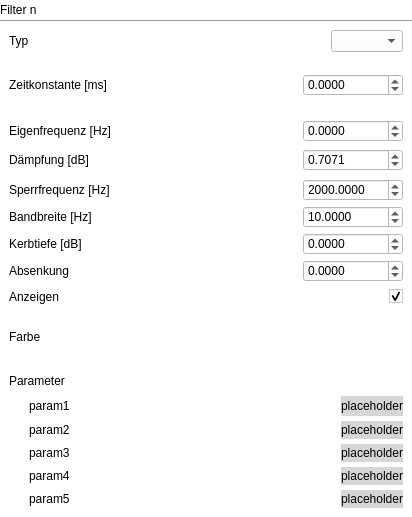
<?xml version="1.0" encoding="UTF-8"?>
<ui version="4.0">
 <class>Form</class>
 <widget class="QWidget" name="Form">
  <property name="geometry">
   <rect>
    <x>0</x>
    <y>0</y>
    <width>412</width>
    <height>517</height>
   </rect>
  </property>
  <property name="windowTitle">
   <string>Form</string>
  </property>
  <layout class="QGridLayout" name="gridLayout">
   <property name="leftMargin">
    <number>0</number>
   </property>
   <property name="topMargin">
    <number>0</number>
   </property>
   <property name="rightMargin">
    <number>0</number>
   </property>
   <property name="bottomMargin">
    <number>0</number>
   </property>
   <item row="0" column="1">
    <widget class="QWidget" name="w_filter" native="true">
     <property name="styleSheet">
      <string notr="true">background-color: rgb(255, 255, 255);</string>
     </property>
     <layout class="QVBoxLayout" name="verticalLayout">
      <property name="spacing">
       <number>0</number>
      </property>
      <property name="leftMargin">
       <number>0</number>
      </property>
      <property name="topMargin">
       <number>0</number>
      </property>
      <property name="rightMargin">
       <number>0</number>
      </property>
      <property name="bottomMargin">
       <number>0</number>
      </property>
      <item>
       <widget class="QLabel" name="lbl_filterN">
        <property name="maximumSize">
         <size>
          <width>16777215</width>
          <height>20</height>
         </size>
        </property>
        <property name="text">
         <string>Filter n</string>
        </property>
       </widget>
      </item>
      <item>
       <widget class="QFrame" name="fr_filter">
        <property name="styleSheet">
         <string notr="true">#fr_filter {
    border-top: 1px solid #999999;
    border-left: none;
    border-right: none;
    border-bottom: none;
}</string>
        </property>
        <property name="frameShape">
         <enum>QFrame::Shape::StyledPanel</enum>
        </property>
        <property name="frameShadow">
         <enum>QFrame::Shadow::Raised</enum>
        </property>
        <layout class="QGridLayout" name="gridLayout_2">
         <property name="spacing">
          <number>5</number>
         </property>
         <item row="5" column="4">
          <widget class="QCheckBox" name="cb_showFilter">
           <property name="maximumSize">
            <size>
             <width>50</width>
             <height>16777215</height>
            </size>
           </property>
           <property name="layoutDirection">
            <enum>Qt::LayoutDirection::RightToLeft</enum>
           </property>
           <property name="text">
            <string/>
           </property>
           <property name="checked">
            <bool>true</bool>
           </property>
          </widget>
         </item>
         <item row="3" column="0" colspan="5">
          <widget class="QWidget" name="w_otherFilterTypes" native="true">
           <property name="minimumSize">
            <size>
             <width>0</width>
             <height>105</height>
            </size>
           </property>
           <layout class="QGridLayout" name="gridLayout_4" rowstretch="0,0,0,0">
            <property name="leftMargin">
             <number>0</number>
            </property>
            <property name="topMargin">
             <number>0</number>
            </property>
            <property name="rightMargin">
             <number>0</number>
            </property>
            <property name="bottomMargin">
             <number>0</number>
            </property>
            <property name="spacing">
             <number>5</number>
            </property>
            <item row="2" column="0">
             <widget class="QLabel" name="lbl_notchDepth">
              <property name="maximumSize">
               <size>
                <width>16777215</width>
                <height>20</height>
               </size>
              </property>
              <property name="text">
               <string>Kerbtiefe [dB]</string>
              </property>
             </widget>
            </item>
            <item row="0" column="3">
             <widget class="QDoubleSpinBox" name="dsb_blockFreq">
              <property name="minimumSize">
               <size>
                <width>100</width>
                <height>0</height>
               </size>
              </property>
              <property name="maximumSize">
               <size>
                <width>100</width>
                <height>16777215</height>
               </size>
              </property>
              <property name="decimals">
               <number>4</number>
              </property>
              <property name="minimum">
               <double>-100000.000000000000000</double>
              </property>
              <property name="maximum">
               <double>100000.000000000000000</double>
              </property>
              <property name="value">
               <double>2000.000000000000000</double>
              </property>
             </widget>
            </item>
            <item row="2" column="3">
             <widget class="QDoubleSpinBox" name="dsb_notchDepth">
              <property name="minimumSize">
               <size>
                <width>100</width>
                <height>0</height>
               </size>
              </property>
              <property name="maximumSize">
               <size>
                <width>100</width>
                <height>16777215</height>
               </size>
              </property>
              <property name="decimals">
               <number>4</number>
              </property>
              <property name="minimum">
               <double>-100000.000000000000000</double>
              </property>
              <property name="maximum">
               <double>100000.000000000000000</double>
              </property>
             </widget>
            </item>
            <item row="0" column="0">
             <widget class="QLabel" name="lbl_blockFreq">
              <property name="maximumSize">
               <size>
                <width>16777215</width>
                <height>20</height>
               </size>
              </property>
              <property name="text">
               <string>Sperrfrequenz [Hz]</string>
              </property>
             </widget>
            </item>
            <item row="3" column="3">
             <widget class="QDoubleSpinBox" name="dsb_attenuation">
              <property name="minimumSize">
               <size>
                <width>100</width>
                <height>0</height>
               </size>
              </property>
              <property name="maximumSize">
               <size>
                <width>100</width>
                <height>16777215</height>
               </size>
              </property>
              <property name="decimals">
               <number>4</number>
              </property>
              <property name="minimum">
               <double>-180.000000000000000</double>
              </property>
              <property name="maximum">
               <double>180.000000000000000</double>
              </property>
             </widget>
            </item>
            <item row="3" column="0">
             <widget class="QLabel" name="lbl_attenuation">
              <property name="maximumSize">
               <size>
                <width>16777215</width>
                <height>20</height>
               </size>
              </property>
              <property name="text">
               <string>Absenkung</string>
              </property>
             </widget>
            </item>
            <item row="0" column="1">
             <spacer name="horizontalSpacer_4">
              <property name="orientation">
               <enum>Qt::Orientation::Horizontal</enum>
              </property>
              <property name="sizeHint" stdset="0">
               <size>
                <width>40</width>
                <height>20</height>
               </size>
              </property>
             </spacer>
            </item>
            <item row="1" column="0">
             <widget class="QLabel" name="lbl_bandFreq">
              <property name="text">
               <string>Bandbreite [Hz]</string>
              </property>
             </widget>
            </item>
            <item row="1" column="3">
             <widget class="QDoubleSpinBox" name="dsb_bandFreq">
              <property name="minimumSize">
               <size>
                <width>100</width>
                <height>0</height>
               </size>
              </property>
              <property name="maximumSize">
               <size>
                <width>100</width>
                <height>16777215</height>
               </size>
              </property>
              <property name="decimals">
               <number>4</number>
              </property>
              <property name="minimum">
               <double>-100000.000000000000000</double>
              </property>
              <property name="maximum">
               <double>100000.000000000000000</double>
              </property>
              <property name="value">
               <double>10.000000000000000</double>
              </property>
             </widget>
            </item>
            <item row="0" column="2">
             <widget class="QPushButton" name="pb_blockFreq">
              <property name="styleSheet">
               <string notr="true">QPushButton {
    border: none;
}</string>
              </property>
              <property name="text">
               <string/>
              </property>
              <property name="icon">
               <iconset resource="../../resources/resources.qrc">
                <normaloff>:/resources/reset_24dp.svg</normaloff>:/resources/reset_24dp.svg</iconset>
              </property>
              <property name="iconSize">
               <size>
                <width>18</width>
                <height>18</height>
               </size>
              </property>
             </widget>
            </item>
            <item row="1" column="2">
             <widget class="QPushButton" name="pb_bandFreq">
              <property name="styleSheet">
               <string notr="true">QPushButton {
    border: none;
}</string>
              </property>
              <property name="text">
               <string/>
              </property>
              <property name="icon">
               <iconset resource="../../resources/resources.qrc">
                <normaloff>:/resources/reset_24dp.svg</normaloff>:/resources/reset_24dp.svg</iconset>
              </property>
              <property name="iconSize">
               <size>
                <width>18</width>
                <height>18</height>
               </size>
              </property>
             </widget>
            </item>
            <item row="2" column="2">
             <widget class="QPushButton" name="pb_notchDepth">
              <property name="styleSheet">
               <string notr="true">QPushButton {
    border: none;
}</string>
              </property>
              <property name="text">
               <string/>
              </property>
              <property name="icon">
               <iconset resource="../../resources/resources.qrc">
                <normaloff>:/resources/reset_24dp.svg</normaloff>:/resources/reset_24dp.svg</iconset>
              </property>
              <property name="iconSize">
               <size>
                <width>18</width>
                <height>18</height>
               </size>
              </property>
             </widget>
            </item>
            <item row="3" column="2">
             <widget class="QPushButton" name="pb_attenuation">
              <property name="styleSheet">
               <string notr="true">QPushButton {
    border: none;
}</string>
              </property>
              <property name="text">
               <string/>
              </property>
              <property name="icon">
               <iconset resource="../../resources/resources.qrc">
                <normaloff>:/resources/reset_24dp.svg</normaloff>:/resources/reset_24dp.svg</iconset>
              </property>
              <property name="iconSize">
               <size>
                <width>18</width>
                <height>18</height>
               </size>
              </property>
             </widget>
            </item>
           </layout>
          </widget>
         </item>
         <item row="5" column="0">
          <widget class="QLabel" name="lbl_showFilter">
           <property name="text">
            <string>Anzeigen</string>
           </property>
          </widget>
         </item>
         <item row="1" column="0" colspan="5">
          <widget class="QWidget" name="w_PT1Filter" native="true">
           <layout class="QHBoxLayout" name="horizontalLayout">
            <property name="spacing">
             <number>5</number>
            </property>
            <property name="leftMargin">
             <number>0</number>
            </property>
            <property name="topMargin">
             <number>0</number>
            </property>
            <property name="rightMargin">
             <number>0</number>
            </property>
            <property name="bottomMargin">
             <number>0</number>
            </property>
            <item>
             <widget class="QLabel" name="lbl_timeConstant">
              <property name="text">
               <string>Zeitkonstante [ms]</string>
              </property>
             </widget>
            </item>
            <item>
             <spacer name="horizontalSpacer_8">
              <property name="orientation">
               <enum>Qt::Orientation::Horizontal</enum>
              </property>
              <property name="sizeHint" stdset="0">
               <size>
                <width>40</width>
                <height>20</height>
               </size>
              </property>
             </spacer>
            </item>
            <item>
             <widget class="QPushButton" name="pb_timeConstant">
              <property name="styleSheet">
               <string notr="true">QPushButton {
    border: none;
}</string>
              </property>
              <property name="text">
               <string/>
              </property>
              <property name="icon">
               <iconset resource="../../resources/resources.qrc">
                <normaloff>:/resources/reset_24dp.svg</normaloff>:/resources/reset_24dp.svg</iconset>
              </property>
              <property name="iconSize">
               <size>
                <width>18</width>
                <height>18</height>
               </size>
              </property>
             </widget>
            </item>
            <item>
             <widget class="QDoubleSpinBox" name="dsb_timeConstant">
              <property name="minimumSize">
               <size>
                <width>100</width>
                <height>0</height>
               </size>
              </property>
              <property name="maximumSize">
               <size>
                <width>100</width>
                <height>16777215</height>
               </size>
              </property>
              <property name="decimals">
               <number>4</number>
              </property>
              <property name="minimum">
               <double>-100000.000000000000000</double>
              </property>
              <property name="maximum">
               <double>100000.000000000000000</double>
              </property>
              <property name="value">
               <double>0.000000000000000</double>
              </property>
             </widget>
            </item>
           </layout>
          </widget>
         </item>
         <item row="6" column="0" colspan="5">
          <widget class="QWidget" name="w_color" native="true">
           <layout class="QHBoxLayout" name="horizontalLayout_2">
            <property name="spacing">
             <number>0</number>
            </property>
            <property name="leftMargin">
             <number>0</number>
            </property>
            <property name="topMargin">
             <number>0</number>
            </property>
            <property name="rightMargin">
             <number>0</number>
            </property>
            <property name="bottomMargin">
             <number>0</number>
            </property>
            <item>
             <widget class="QLabel" name="lbl_color">
              <property name="maximumSize">
               <size>
                <width>16777215</width>
                <height>20</height>
               </size>
              </property>
              <property name="text">
               <string>Farbe</string>
              </property>
             </widget>
            </item>
            <item>
             <spacer name="horizontalSpacer_6">
              <property name="orientation">
               <enum>Qt::Orientation::Horizontal</enum>
              </property>
              <property name="sizeHint" stdset="0">
               <size>
                <width>40</width>
                <height>20</height>
               </size>
              </property>
             </spacer>
            </item>
            <item>
             <widget class="QWidget" name="w_colorPlaceholder" native="true"/>
            </item>
           </layout>
          </widget>
         </item>
         <item row="2" column="0" colspan="5">
          <widget class="QWidget" name="w_PT2Filter" native="true">
           <layout class="QGridLayout" name="gridLayout_7">
            <property name="leftMargin">
             <number>0</number>
            </property>
            <property name="topMargin">
             <number>0</number>
            </property>
            <property name="rightMargin">
             <number>0</number>
            </property>
            <property name="bottomMargin">
             <number>0</number>
            </property>
            <property name="spacing">
             <number>5</number>
            </property>
            <item row="0" column="3">
             <widget class="QDoubleSpinBox" name="dsb_resFreq">
              <property name="minimumSize">
               <size>
                <width>100</width>
                <height>0</height>
               </size>
              </property>
              <property name="maximumSize">
               <size>
                <width>100</width>
                <height>16777215</height>
               </size>
              </property>
              <property name="decimals">
               <number>4</number>
              </property>
              <property name="minimum">
               <double>-1000000.000000000000000</double>
              </property>
              <property name="maximum">
               <double>1000000.000000000000000</double>
              </property>
              <property name="value">
               <double>0.000000000000000</double>
              </property>
             </widget>
            </item>
            <item row="1" column="0">
             <widget class="QLabel" name="lbl_damping">
              <property name="text">
               <string>Dämpfung [dB]</string>
              </property>
             </widget>
            </item>
            <item row="1" column="3">
             <widget class="QDoubleSpinBox" name="dsb_damping">
              <property name="maximumSize">
               <size>
                <width>100</width>
                <height>16777215</height>
               </size>
              </property>
              <property name="decimals">
               <number>4</number>
              </property>
              <property name="minimum">
               <double>-100000.000000000000000</double>
              </property>
              <property name="maximum">
               <double>100000.000000000000000</double>
              </property>
              <property name="singleStep">
               <double>0.100000000000000</double>
              </property>
              <property name="value">
               <double>0.707100000000000</double>
              </property>
             </widget>
            </item>
            <item row="0" column="0">
             <widget class="QLabel" name="lbl_resFreq">
              <property name="maximumSize">
               <size>
                <width>16777215</width>
                <height>20</height>
               </size>
              </property>
              <property name="text">
               <string>Eigenfrequenz [Hz]</string>
              </property>
             </widget>
            </item>
            <item row="0" column="1">
             <spacer name="horizontalSpacer_3">
              <property name="orientation">
               <enum>Qt::Orientation::Horizontal</enum>
              </property>
              <property name="sizeHint" stdset="0">
               <size>
                <width>40</width>
                <height>20</height>
               </size>
              </property>
             </spacer>
            </item>
            <item row="0" column="2">
             <widget class="QPushButton" name="pb_resFreq">
              <property name="styleSheet">
               <string notr="true">QPushButton {
    border: none;
}</string>
              </property>
              <property name="text">
               <string/>
              </property>
              <property name="icon">
               <iconset resource="../../resources/resources.qrc">
                <normaloff>:/resources/reset_24dp.svg</normaloff>:/resources/reset_24dp.svg</iconset>
              </property>
              <property name="iconSize">
               <size>
                <width>18</width>
                <height>18</height>
               </size>
              </property>
             </widget>
            </item>
            <item row="1" column="2">
             <widget class="QPushButton" name="pb_damping">
              <property name="styleSheet">
               <string notr="true">QPushButton {
    border: none;
}</string>
              </property>
              <property name="text">
               <string/>
              </property>
              <property name="icon">
               <iconset resource="../../resources/resources.qrc">
                <normaloff>:/resources/reset_24dp.svg</normaloff>:/resources/reset_24dp.svg</iconset>
              </property>
              <property name="iconSize">
               <size>
                <width>18</width>
                <height>18</height>
               </size>
              </property>
             </widget>
            </item>
           </layout>
          </widget>
         </item>
         <item row="0" column="4">
          <widget class="QComboBox" name="cb_filterType">
           <property name="styleSheet">
            <string notr="true">selection-color: rgb(1, 153, 153);</string>
           </property>
          </widget>
         </item>
         <item row="0" column="0">
          <widget class="QLabel" name="lbl_type">
           <property name="maximumSize">
            <size>
             <width>16777215</width>
             <height>20</height>
            </size>
           </property>
           <property name="text">
            <string>Typ</string>
           </property>
          </widget>
         </item>
         <item row="0" column="2">
          <spacer name="horizontalSpacer_2">
           <property name="orientation">
            <enum>Qt::Orientation::Horizontal</enum>
           </property>
           <property name="sizeHint" stdset="0">
            <size>
             <width>40</width>
             <height>20</height>
            </size>
           </property>
          </spacer>
         </item>
         <item row="7" column="1" colspan="4">
          <spacer name="horizontalSpacer_5">
           <property name="orientation">
            <enum>Qt::Orientation::Horizontal</enum>
           </property>
           <property name="sizeHint" stdset="0">
            <size>
             <width>40</width>
             <height>20</height>
            </size>
           </property>
          </spacer>
         </item>
         <item row="7" column="0">
          <widget class="QPushButton" name="pb_showParam">
           <property name="styleSheet">
            <string notr="true">text-align: left;
padding-left: 0px; /* shifts text from the edge */
border: none

</string>
           </property>
           <property name="text">
            <string>Parameter</string>
           </property>
           <property name="icon">
            <iconset resource="../../resources/resources.qrc">
             <normaloff>:/resources/arrow_right_24dp.svg</normaloff>:/resources/arrow_right_24dp.svg</iconset>
           </property>
          </widget>
         </item>
         <item row="8" column="0" rowspan="2" colspan="5">
          <widget class="QWidget" name="w_param" native="true">
           <property name="layoutDirection">
            <enum>Qt::LayoutDirection::LeftToRight</enum>
           </property>
           <layout class="QGridLayout" name="gridLayout_3">
            <property name="leftMargin">
             <number>20</number>
            </property>
            <property name="topMargin">
             <number>0</number>
            </property>
            <property name="rightMargin">
             <number>0</number>
            </property>
            <property name="bottomMargin">
             <number>0</number>
            </property>
            <property name="spacing">
             <number>5</number>
            </property>
            <item row="0" column="1">
             <spacer name="horizontalSpacer_7">
              <property name="orientation">
               <enum>Qt::Orientation::Horizontal</enum>
              </property>
              <property name="sizeHint" stdset="0">
               <size>
                <width>40</width>
                <height>20</height>
               </size>
              </property>
             </spacer>
            </item>
            <item row="3" column="0">
             <widget class="QLabel" name="lbl_param4">
              <property name="text">
               <string>param4</string>
              </property>
             </widget>
            </item>
            <item row="4" column="0">
             <widget class="QLabel" name="lbl_param5">
              <property name="text">
               <string>param5</string>
              </property>
             </widget>
            </item>
            <item row="0" column="0">
             <widget class="QLabel" name="lbl_param1">
              <property name="text">
               <string>param1</string>
              </property>
             </widget>
            </item>
            <item row="1" column="0">
             <widget class="QLabel" name="lbl_param2">
              <property name="text">
               <string>param2</string>
              </property>
             </widget>
            </item>
            <item row="2" column="0">
             <widget class="QLabel" name="lbl_param3">
              <property name="text">
               <string>param3</string>
              </property>
             </widget>
            </item>
            <item row="0" column="2">
             <widget class="QLabel" name="lbl_param1Value">
              <property name="styleSheet">
               <string notr="true">background-color: rgb(213, 215, 215);</string>
              </property>
              <property name="text">
               <string>placeholder</string>
              </property>
             </widget>
            </item>
            <item row="1" column="2">
             <widget class="QLabel" name="lbl_param2Value">
              <property name="styleSheet">
               <string notr="true">background-color: rgb(213, 215, 215);</string>
              </property>
              <property name="text">
               <string>placeholder</string>
              </property>
             </widget>
            </item>
            <item row="2" column="2">
             <widget class="QLabel" name="lbl_param3Value">
              <property name="styleSheet">
               <string notr="true">background-color: rgb(213, 215, 215);</string>
              </property>
              <property name="text">
               <string>placeholder</string>
              </property>
             </widget>
            </item>
            <item row="3" column="2">
             <widget class="QLabel" name="lbl_param4Value">
              <property name="styleSheet">
               <string notr="true">background-color: rgb(213, 215, 215);</string>
              </property>
              <property name="text">
               <string>placeholder</string>
              </property>
             </widget>
            </item>
            <item row="4" column="2">
             <widget class="QLabel" name="lbl_param5Value">
              <property name="styleSheet">
               <string notr="true">background-color: rgb(213, 215, 215);</string>
              </property>
              <property name="text">
               <string>placeholder</string>
              </property>
             </widget>
            </item>
           </layout>
          </widget>
         </item>
         <item row="0" column="3">
          <widget class="QPushButton" name="pb_type">
           <property name="styleSheet">
            <string notr="true">QPushButton {
    border: none;
}</string>
           </property>
           <property name="text">
            <string/>
           </property>
           <property name="icon">
            <iconset resource="../../resources/resources.qrc">
             <normaloff>:/resources/reset_24dp.svg</normaloff>:/resources/reset_24dp.svg</iconset>
           </property>
           <property name="iconSize">
            <size>
             <width>18</width>
             <height>18</height>
            </size>
           </property>
          </widget>
         </item>
        </layout>
       </widget>
      </item>
     </layout>
    </widget>
   </item>
  </layout>
 </widget>
 <tabstops>
  <tabstop>cb_filterType</tabstop>
  <tabstop>dsb_damping</tabstop>
  <tabstop>dsb_bandFreq</tabstop>
  <tabstop>dsb_notchDepth</tabstop>
  <tabstop>dsb_attenuation</tabstop>
 </tabstops>
 <resources>
  <include location="../../resources/resources.qrc"/>
 </resources>
 <connections/>
</ui>
